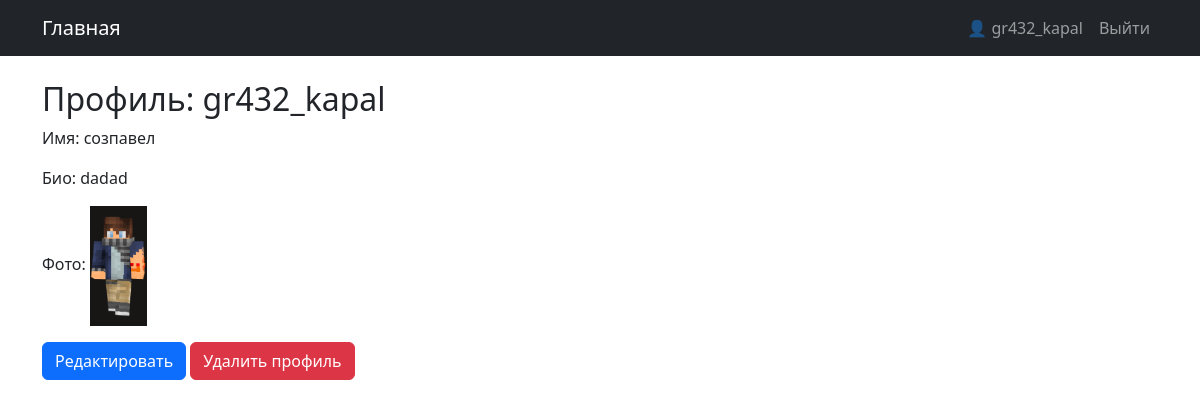
/accounts/profile/ (signed in), run on the app's committed database.
### accounts/models.py (models this page shows, shortened)
class Profile(models.Model):
    user = models.OneToOneField(
        settings.AUTH_USER_MODEL,
        on_delete=models.CASCADE,
        related_name="profile"
    )
    full_name = models.CharField("Имя", max_length=150, blank=True)
    photo = models.ImageField("Фото профиля", upload_to=user_photo_upload_to, blank=True, null=True)
    bio = models.TextField("О себе", blank=True)

### accounts/views.py (the view)
# urls.py: path('profile/', views.profile_view, name='profile_view'),
@login_required
def profile_view(request):
    profile, created = Profile.objects.get_or_create(user=request.user)
    return render(request, 'accounts/profile.html', {'profile': profile})

### accounts/templates/accounts/profile.html (shortened to what this page needs)
{% extends "base.html" %}
{% block content %}
<h2>Профиль: {{ profile.user.username }}</h2>
<p>Имя: {{ profile.full_name }}</p>
<p>Био: {{ profile.bio }}</p>
<p>Фото: <img src="{{ profile.photo.url }}" alt="фотка" style="max-width:120px; max-height:120px;"> </p>
<a class="btn btn-primary" href="{% url 'accounts:profile_edit' %}">Редактировать</a>
<a class="btn btn-danger" href="{% url 'accounts:profile_delete' %}">Удалить профиль</a>
{% endblock %}

### templates/base.html (shortened to what this page needs)
<!doctype html>
<html lang="ru">
<head>
  <link href="https://cdn.jsdelivr.net/npm/bootstrap@5.3.3/dist/css/bootstrap.min.css" rel="stylesheet">
</head>
<body>
<nav class="navbar navbar-expand-lg navbar-dark bg-dark">
  <div class="container">
    <a class="navbar-brand" href="{% url 'polls:index' %}">Главная</a>
    <div class="collapse navbar-collapse">
      <ul class="navbar-nav ms-auto">
        {% if user.is_authenticated %}
          <li class="nav-item"><a class="nav-link" href="{% url 'accounts:profile_view' %}">👤 {{ user.username }}</a></li>
          <li class="nav-item"><a class="nav-link" href="{% url 'accounts:logout' %}">Выйти</a></li>
        {% else %}
          <li class="nav-item"><a class="nav-link" href="{% url 'accounts:login' %}">Войти</a></li>
          <li class="nav-item"><a class="nav-link" href="{% url 'accounts:register' %}">Регистрация</a></li>
        {% endif %}
      </ul>
    </div>
  </div>
</nav>
<div class="container mt-4">
  {% block content %}
  {% endblock %}
</div>
</body>
</html>

### data on the page
Profile: user.username "gr432_kapal", full_name "созпавел", bio "dadad", photo (picture)

### other printed values
{{ user.username }} "gr432_kapal"
